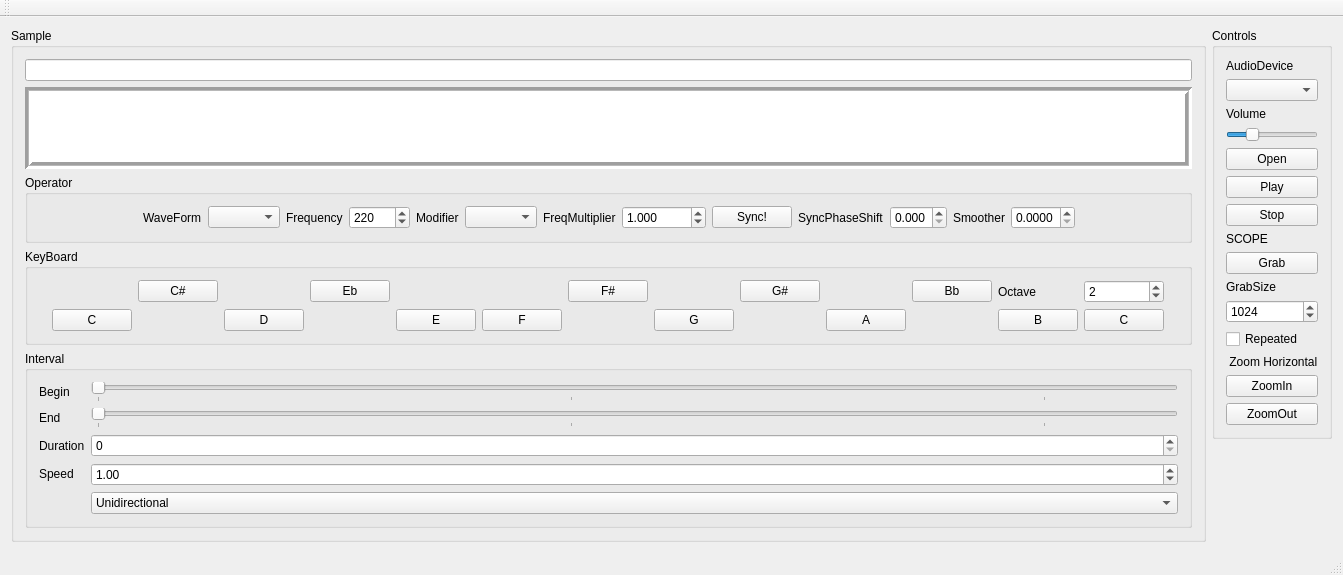
<?xml version="1.0" encoding="UTF-8"?>
<ui version="4.0">
 <class>MainWindow</class>
 <widget class="QMainWindow" name="MainWindow">
  <property name="geometry">
   <rect>
    <x>0</x>
    <y>0</y>
    <width>1343</width>
    <height>544</height>
   </rect>
  </property>
  <property name="windowTitle">
   <string>MainWindow</string>
  </property>
  <widget class="QWidget" name="centralWidget">
   <layout class="QHBoxLayout" name="horizontalLayout">
    <item>
     <widget class="QGroupBox" name="groupBox_3">
      <property name="title">
       <string>Sample</string>
      </property>
      <layout class="QVBoxLayout" name="verticalLayout">
       <item>
        <widget class="QLineEdit" name="lineEdit_Path"/>
       </item>
       <item>
        <widget class="QGraphicsView" name="graphicsView_WaveForm">
         <property name="frameShape">
          <enum>QFrame::Box</enum>
         </property>
         <property name="lineWidth">
          <number>3</number>
         </property>
         <property name="midLineWidth">
          <number>1</number>
         </property>
         <property name="sizeAdjustPolicy">
          <enum>QAbstractScrollArea::AdjustToContents</enum>
         </property>
         <property name="backgroundBrush">
          <brush brushstyle="NoBrush">
           <color alpha="128">
            <red>0</red>
            <green>255</green>
            <blue>0</blue>
           </color>
          </brush>
         </property>
         <property name="foregroundBrush">
          <brush brushstyle="NoBrush">
           <color alpha="255">
            <red>0</red>
            <green>0</green>
            <blue>0</blue>
           </color>
          </brush>
         </property>
         <property name="alignment">
          <set>Qt::AlignCenter</set>
         </property>
        </widget>
       </item>
       <item>
        <widget class="QGroupBox" name="groupBox">
         <property name="sizePolicy">
          <sizepolicy hsizetype="Preferred" vsizetype="Preferred">
           <horstretch>0</horstretch>
           <verstretch>0</verstretch>
          </sizepolicy>
         </property>
         <property name="title">
          <string>Operator</string>
         </property>
         <layout class="QHBoxLayout" name="horizontalLayout_2">
          <item>
           <spacer name="horizontalSpacer">
            <property name="orientation">
             <enum>Qt::Horizontal</enum>
            </property>
            <property name="sizeHint" stdset="0">
             <size>
              <width>40</width>
              <height>20</height>
             </size>
            </property>
           </spacer>
          </item>
          <item>
           <widget class="QLabel" name="label_10">
            <property name="text">
             <string>WaveForm</string>
            </property>
           </widget>
          </item>
          <item>
           <widget class="QComboBox" name="comboBox_WaveForm"/>
          </item>
          <item>
           <widget class="QLabel" name="label_9">
            <property name="text">
             <string>Frequency</string>
            </property>
           </widget>
          </item>
          <item>
           <widget class="QDoubleSpinBox" name="doubleSpinBox_Frequency">
            <property name="decimals">
             <number>0</number>
            </property>
            <property name="maximum">
             <double>22050.000000000000000</double>
            </property>
            <property name="value">
             <double>220.000000000000000</double>
            </property>
           </widget>
          </item>
          <item>
           <widget class="QLabel" name="label_11">
            <property name="text">
             <string>Modifier</string>
            </property>
           </widget>
          </item>
          <item>
           <widget class="QComboBox" name="comboBox_Modifier"/>
          </item>
          <item>
           <widget class="QLabel" name="label_13">
            <property name="text">
             <string>FreqMultiplier</string>
            </property>
           </widget>
          </item>
          <item>
           <widget class="QDoubleSpinBox" name="doubleSpinBox_ModifierFrequency">
            <property name="decimals">
             <number>3</number>
            </property>
            <property name="maximum">
             <double>22050.000000000000000</double>
            </property>
            <property name="singleStep">
             <double>0.001000000000000</double>
            </property>
            <property name="value">
             <double>1.000000000000000</double>
            </property>
           </widget>
          </item>
          <item>
           <widget class="QPushButton" name="pushButton_Sync">
            <property name="text">
             <string>Sync!</string>
            </property>
           </widget>
          </item>
          <item>
           <widget class="QLabel" name="label_14">
            <property name="text">
             <string>SyncPhaseShift</string>
            </property>
           </widget>
          </item>
          <item>
           <widget class="QDoubleSpinBox" name="doubleSpinBox_SyncPhaseShift">
            <property name="decimals">
             <number>3</number>
            </property>
            <property name="maximum">
             <double>1.000000000000000</double>
            </property>
            <property name="singleStep">
             <double>0.001000000000000</double>
            </property>
           </widget>
          </item>
          <item>
           <widget class="QLabel" name="label_15">
            <property name="text">
             <string>Smoother</string>
            </property>
           </widget>
          </item>
          <item>
           <widget class="QDoubleSpinBox" name="doubleSpinBox_SmootherFactor">
            <property name="decimals">
             <number>4</number>
            </property>
            <property name="maximum">
             <double>1.000000000000000</double>
            </property>
            <property name="singleStep">
             <double>0.000100000000000</double>
            </property>
           </widget>
          </item>
          <item>
           <spacer name="horizontalSpacer_2">
            <property name="orientation">
             <enum>Qt::Horizontal</enum>
            </property>
            <property name="sizeHint" stdset="0">
             <size>
              <width>40</width>
              <height>20</height>
             </size>
            </property>
           </spacer>
          </item>
         </layout>
        </widget>
       </item>
       <item>
        <widget class="QGroupBox" name="groupBox_2">
         <property name="title">
          <string>KeyBoard</string>
         </property>
         <layout class="QGridLayout" name="gridLayout_2">
          <item row="2" column="1">
           <widget class="QPushButton" name="pushButton">
            <property name="text">
             <string>C</string>
            </property>
           </widget>
          </item>
          <item row="1" column="9">
           <widget class="QPushButton" name="pushButton_12">
            <property name="text">
             <string>G#</string>
            </property>
           </widget>
          </item>
          <item row="2" column="5">
           <widget class="QPushButton" name="pushButton_3">
            <property name="text">
             <string>E</string>
            </property>
           </widget>
          </item>
          <item row="2" column="9">
           <spacer name="horizontalSpacer_9">
            <property name="orientation">
             <enum>Qt::Horizontal</enum>
            </property>
            <property name="sizeHint" stdset="0">
             <size>
              <width>40</width>
              <height>20</height>
             </size>
            </property>
           </spacer>
          </item>
          <item row="2" column="3">
           <widget class="QPushButton" name="pushButton_2">
            <property name="text">
             <string>D</string>
            </property>
           </widget>
          </item>
          <item row="2" column="4">
           <spacer name="horizontalSpacer_7">
            <property name="orientation">
             <enum>Qt::Horizontal</enum>
            </property>
            <property name="sizeHint" stdset="0">
             <size>
              <width>40</width>
              <height>20</height>
             </size>
            </property>
           </spacer>
          </item>
          <item row="2" column="16">
           <spacer name="horizontalSpacer_4">
            <property name="orientation">
             <enum>Qt::Horizontal</enum>
            </property>
            <property name="sizeHint" stdset="0">
             <size>
              <width>40</width>
              <height>20</height>
             </size>
            </property>
           </spacer>
          </item>
          <item row="2" column="6">
           <widget class="QPushButton" name="pushButton_4">
            <property name="text">
             <string>F</string>
            </property>
           </widget>
          </item>
          <item row="2" column="0">
           <spacer name="horizontalSpacer_3">
            <property name="orientation">
             <enum>Qt::Horizontal</enum>
            </property>
            <property name="sizeHint" stdset="0">
             <size>
              <width>40</width>
              <height>20</height>
             </size>
            </property>
           </spacer>
          </item>
          <item row="1" column="4">
           <widget class="QPushButton" name="pushButton_10">
            <property name="text">
             <string>Eb</string>
            </property>
           </widget>
          </item>
          <item row="2" column="13">
           <widget class="QPushButton" name="pushButton_8">
            <property name="text">
             <string>C</string>
            </property>
           </widget>
          </item>
          <item row="2" column="2">
           <spacer name="horizontalSpacer_6">
            <property name="orientation">
             <enum>Qt::Horizontal</enum>
            </property>
            <property name="sizeHint" stdset="0">
             <size>
              <width>40</width>
              <height>20</height>
             </size>
            </property>
           </spacer>
          </item>
          <item row="2" column="8">
           <widget class="QPushButton" name="pushButton_5">
            <property name="text">
             <string>G</string>
            </property>
           </widget>
          </item>
          <item row="2" column="12">
           <widget class="QPushButton" name="pushButton_7">
            <property name="text">
             <string>B</string>
            </property>
           </widget>
          </item>
          <item row="1" column="2">
           <widget class="QPushButton" name="pushButton_9">
            <property name="text">
             <string>C#</string>
            </property>
           </widget>
          </item>
          <item row="1" column="11">
           <widget class="QPushButton" name="pushButton_13">
            <property name="text">
             <string>Bb</string>
            </property>
           </widget>
          </item>
          <item row="1" column="7">
           <widget class="QPushButton" name="pushButton_11">
            <property name="text">
             <string>F#</string>
            </property>
           </widget>
          </item>
          <item row="1" column="0">
           <spacer name="horizontalSpacer_5">
            <property name="orientation">
             <enum>Qt::Horizontal</enum>
            </property>
            <property name="sizeHint" stdset="0">
             <size>
              <width>40</width>
              <height>20</height>
             </size>
            </property>
           </spacer>
          </item>
          <item row="2" column="10">
           <widget class="QPushButton" name="pushButton_6">
            <property name="text">
             <string>A</string>
            </property>
           </widget>
          </item>
          <item row="2" column="7">
           <spacer name="horizontalSpacer_8">
            <property name="orientation">
             <enum>Qt::Horizontal</enum>
            </property>
            <property name="sizeHint" stdset="0">
             <size>
              <width>40</width>
              <height>20</height>
             </size>
            </property>
           </spacer>
          </item>
          <item row="2" column="11">
           <spacer name="horizontalSpacer_10">
            <property name="orientation">
             <enum>Qt::Horizontal</enum>
            </property>
            <property name="sizeHint" stdset="0">
             <size>
              <width>40</width>
              <height>20</height>
             </size>
            </property>
           </spacer>
          </item>
          <item row="1" column="12">
           <widget class="QLabel" name="label_12">
            <property name="text">
             <string>Octave</string>
            </property>
           </widget>
          </item>
          <item row="1" column="13">
           <widget class="QSpinBox" name="spinBox">
            <property name="maximum">
             <number>8</number>
            </property>
            <property name="value">
             <number>2</number>
            </property>
           </widget>
          </item>
         </layout>
        </widget>
       </item>
       <item>
        <widget class="QGroupBox" name="groupBox_Interval">
         <property name="title">
          <string>Interval</string>
         </property>
         <layout class="QGridLayout" name="gridLayout">
          <item row="4" column="0">
           <widget class="QLabel" name="label_Speed">
            <property name="sizePolicy">
             <sizepolicy hsizetype="Preferred" vsizetype="Maximum">
              <horstretch>0</horstretch>
              <verstretch>0</verstretch>
             </sizepolicy>
            </property>
            <property name="text">
             <string>Speed</string>
            </property>
           </widget>
          </item>
          <item row="1" column="0">
           <widget class="QLabel" name="label_2">
            <property name="text">
             <string>End</string>
            </property>
           </widget>
          </item>
          <item row="0" column="0">
           <widget class="QLabel" name="label">
            <property name="text">
             <string>Begin</string>
            </property>
           </widget>
          </item>
          <item row="1" column="2">
           <widget class="QSlider" name="horizontalSlider_EndPosition">
            <property name="maximum">
             <number>1000</number>
            </property>
            <property name="orientation">
             <enum>Qt::Horizontal</enum>
            </property>
            <property name="tickPosition">
             <enum>QSlider::TicksBelow</enum>
            </property>
            <property name="tickInterval">
             <number>441</number>
            </property>
           </widget>
          </item>
          <item row="0" column="2">
           <widget class="QSlider" name="horizontalSlider_BeginPosition">
            <property name="maximum">
             <number>1000</number>
            </property>
            <property name="orientation">
             <enum>Qt::Horizontal</enum>
            </property>
            <property name="tickPosition">
             <enum>QSlider::TicksBelow</enum>
            </property>
            <property name="tickInterval">
             <number>441</number>
            </property>
           </widget>
          </item>
          <item row="2" column="0">
           <widget class="QLabel" name="label_6">
            <property name="text">
             <string>Duration</string>
            </property>
           </widget>
          </item>
          <item row="2" column="2">
           <widget class="QSpinBox" name="spinBox_Duration">
            <property name="maximum">
             <number>1024</number>
            </property>
           </widget>
          </item>
          <item row="4" column="2">
           <widget class="QDoubleSpinBox" name="doubleSpinBox_Speed">
            <property name="singleStep">
             <double>0.010000000000000</double>
            </property>
            <property name="value">
             <double>1.000000000000000</double>
            </property>
           </widget>
          </item>
          <item row="5" column="2">
           <widget class="QComboBox" name="comboBox_LoopMode">
            <item>
             <property name="text">
              <string>Unidirectional</string>
             </property>
            </item>
            <item>
             <property name="text">
              <string>BiDirectional</string>
             </property>
            </item>
           </widget>
          </item>
         </layout>
        </widget>
       </item>
      </layout>
     </widget>
    </item>
    <item alignment="Qt::AlignTop">
     <widget class="QGroupBox" name="groupBox_Open">
      <property name="sizePolicy">
       <sizepolicy hsizetype="Preferred" vsizetype="Preferred">
        <horstretch>0</horstretch>
        <verstretch>0</verstretch>
       </sizepolicy>
      </property>
      <property name="title">
       <string>Controls</string>
      </property>
      <property name="alignment">
       <set>Qt::AlignLeading|Qt::AlignLeft|Qt::AlignTop</set>
      </property>
      <layout class="QVBoxLayout" name="verticalLayout_2">
       <item>
        <widget class="QLabel" name="label_5">
         <property name="text">
          <string>AudioDevice</string>
         </property>
        </widget>
       </item>
       <item>
        <widget class="QComboBox" name="comboBox_AudioDevice"/>
       </item>
       <item>
        <widget class="QLabel" name="label_4">
         <property name="text">
          <string>Volume</string>
         </property>
        </widget>
       </item>
       <item>
        <widget class="QSlider" name="horizontalSlider_AudioOutputVolume">
         <property name="sizePolicy">
          <sizepolicy hsizetype="Minimum" vsizetype="Fixed">
           <horstretch>0</horstretch>
           <verstretch>0</verstretch>
          </sizepolicy>
         </property>
         <property name="maximum">
          <number>100</number>
         </property>
         <property name="value">
          <number>25</number>
         </property>
         <property name="orientation">
          <enum>Qt::Horizontal</enum>
         </property>
         <property name="tickPosition">
          <enum>QSlider::NoTicks</enum>
         </property>
        </widget>
       </item>
       <item>
        <widget class="QPushButton" name="pushButton_Open">
         <property name="text">
          <string>Open</string>
         </property>
        </widget>
       </item>
       <item>
        <widget class="QPushButton" name="pushButton_Play">
         <property name="text">
          <string>Play</string>
         </property>
        </widget>
       </item>
       <item>
        <widget class="QPushButton" name="pushButton_Stop">
         <property name="text">
          <string>Stop</string>
         </property>
        </widget>
       </item>
       <item>
        <widget class="QLabel" name="label_7">
         <property name="text">
          <string>SCOPE</string>
         </property>
        </widget>
       </item>
       <item>
        <widget class="QPushButton" name="pushButton_ScopeGrab">
         <property name="text">
          <string>Grab</string>
         </property>
        </widget>
       </item>
       <item>
        <widget class="QLabel" name="label_8">
         <property name="text">
          <string>GrabSize</string>
         </property>
        </widget>
       </item>
       <item>
        <widget class="QSpinBox" name="spinBox_ScopeGrabSize">
         <property name="maximum">
          <number>4096</number>
         </property>
         <property name="value">
          <number>1024</number>
         </property>
        </widget>
       </item>
       <item>
        <widget class="QCheckBox" name="checkBox_ScopeGrabRepeated">
         <property name="text">
          <string>Repeated</string>
         </property>
        </widget>
       </item>
       <item>
        <widget class="QLabel" name="label_3">
         <property name="text">
          <string> Zoom Horizontal</string>
         </property>
        </widget>
       </item>
       <item>
        <widget class="QPushButton" name="pushButton_ZoomInHorizontal">
         <property name="text">
          <string>ZoomIn</string>
         </property>
        </widget>
       </item>
       <item>
        <widget class="QPushButton" name="pushButton_ZoomOutHorizontal">
         <property name="text">
          <string>ZoomOut</string>
         </property>
        </widget>
       </item>
      </layout>
     </widget>
    </item>
   </layout>
  </widget>
  <widget class="QMenuBar" name="menuBar">
   <property name="geometry">
    <rect>
     <x>0</x>
     <y>0</y>
     <width>1343</width>
     <height>21</height>
    </rect>
   </property>
  </widget>
  <widget class="QToolBar" name="mainToolBar">
   <attribute name="toolBarArea">
    <enum>TopToolBarArea</enum>
   </attribute>
   <attribute name="toolBarBreak">
    <bool>false</bool>
   </attribute>
  </widget>
  <widget class="QStatusBar" name="statusBar"/>
 </widget>
 <layoutdefault spacing="6" margin="11"/>
 <resources/>
 <connections/>
</ui>
